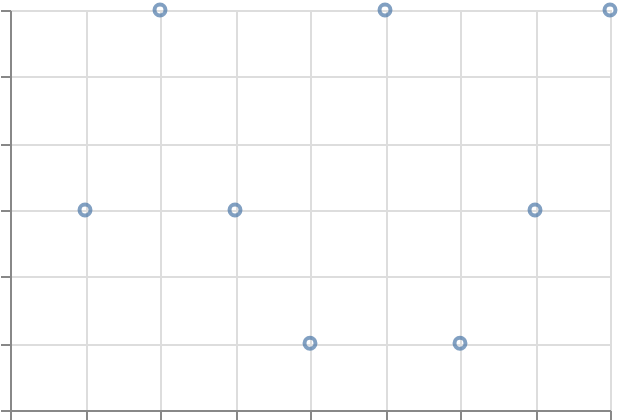

Specify this chart in Vega-Lite:
### Vega-Lite specification from a JSON file in a GitHub repository (floating-point values rounded to 4 significant figures)
{"$schema": "https://vega.github.io/schema/vega-lite/v6.json", "padding": 5, "autosize": "none", "width": 300, "height": 200, "data": {"name": "table", "values": [{"c": "A", "g": "p", "x": 1, "y": 2, "v": 5, "t": "2024-01-15", "o": {"v": 3}, "IMDB Rating": 6.1, "d": "x1"}, {"c": "B", "g": "q", "x": 2, "y": 4, "v": 9, "t": "2024-02-20", "o": {"v": 7}, "IMDB Rating": 7.4, "d": "x2"}, {"c": "A", "g": "q", "x": 3, "y": 3, "v": 2, "t": "2024-03-05", "o": {"v": 1}, "IMDB Rating": 5.2, "d": "x1"}, {"c": "C", "g": "p", "x": 4, "y": 6, "v": 7, "t": "2024-05-30", "o": {"v": 4}, "IMDB Rating": 8.8, "d": "x3"}, {"c": "B", "g": "p", "x": 5, "y": 5, "v": 4, "t": "2024-07-11", "o": {"v": 9}, "IMDB Rating": 6.9, "d": "x2"}, {"c": "C", "g": "q", "x": 6, "y": 8, "v": 6, "t": "2024-09-02", "o": {"v": 2}, "IMDB Rating": 7.7, "d": "x3"}, {"c": "A", "g": "p", "x": 7, "y": 7, "v": 8, "t": "2024-11-25", "o": {"v": 5}, "IMDB Rating": 4.4, "d": "x1"}, {"c": "B", "g": "q", "x": 8, "y": 9, "v": 3, "t": "2024-12-31", "o": {"v": 8}, "IMDB Rating": 9.1, "d": "x2"}]}, "transform": [{"lookup": "c", "from": {"data": {"values": [{"k": "A", "w": 3}, {"k": "B", "w": 6}]}, "key": "k", "fields": ["w"]}, "as": "weight", "default": 1}], "mark": "point", "encoding": {"x": {"field": "x", "type": "quantitative"}, "y": {"field": "weight", "type": "quantitative"}}}
